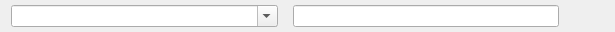
<?xml version="1.0" encoding="UTF-8"?>
<ui version="4.0">
 <class>ExperimentParam</class>
 <widget class="QWidget" name="ExperimentParam">
  <property name="geometry">
   <rect>
    <x>0</x>
    <y>0</y>
    <width>615</width>
    <height>32</height>
   </rect>
  </property>
  <property name="windowTitle">
   <string>Form</string>
  </property>
  <layout class="QHBoxLayout" name="horizontalLayout">
   <property name="spacing">
    <number>15</number>
   </property>
   <property name="topMargin">
    <number>1</number>
   </property>
   <property name="bottomMargin">
    <number>1</number>
   </property>
   <item>
    <widget class="QComboBox" name="param_comboBox">
     <property name="sizePolicy">
      <sizepolicy hsizetype="Expanding" vsizetype="Fixed">
       <horstretch>0</horstretch>
       <verstretch>0</verstretch>
      </sizepolicy>
     </property>
     <property name="minimumSize">
      <size>
       <width>100</width>
       <height>0</height>
      </size>
     </property>
     <property name="editable">
      <bool>true</bool>
     </property>
    </widget>
   </item>
   <item>
    <widget class="QLineEdit" name="param_name_lineEdit"/>
   </item>
   <item>
    <widget class="QPushButton" name="param_delete_btn">
     <property name="sizePolicy">
      <sizepolicy hsizetype="Fixed" vsizetype="Fixed">
       <horstretch>0</horstretch>
       <verstretch>0</verstretch>
      </sizepolicy>
     </property>
     <property name="minimumSize">
      <size>
       <width>30</width>
       <height>30</height>
      </size>
     </property>
     <property name="maximumSize">
      <size>
       <width>30</width>
       <height>30</height>
      </size>
     </property>
     <property name="text">
      <string/>
     </property>
     <property name="icon">
      <iconset resource="../Resources/files.qrc">
       <normaloff>:/icons/close.svg</normaloff>:/icons/close.svg</iconset>
     </property>
     <property name="iconSize">
      <size>
       <width>25</width>
       <height>25</height>
      </size>
     </property>
     <property name="flat">
      <bool>true</bool>
     </property>
    </widget>
   </item>
  </layout>
 </widget>
 <resources>
  <include location="../Resources/files.qrc"/>
 </resources>
 <connections/>
</ui>
